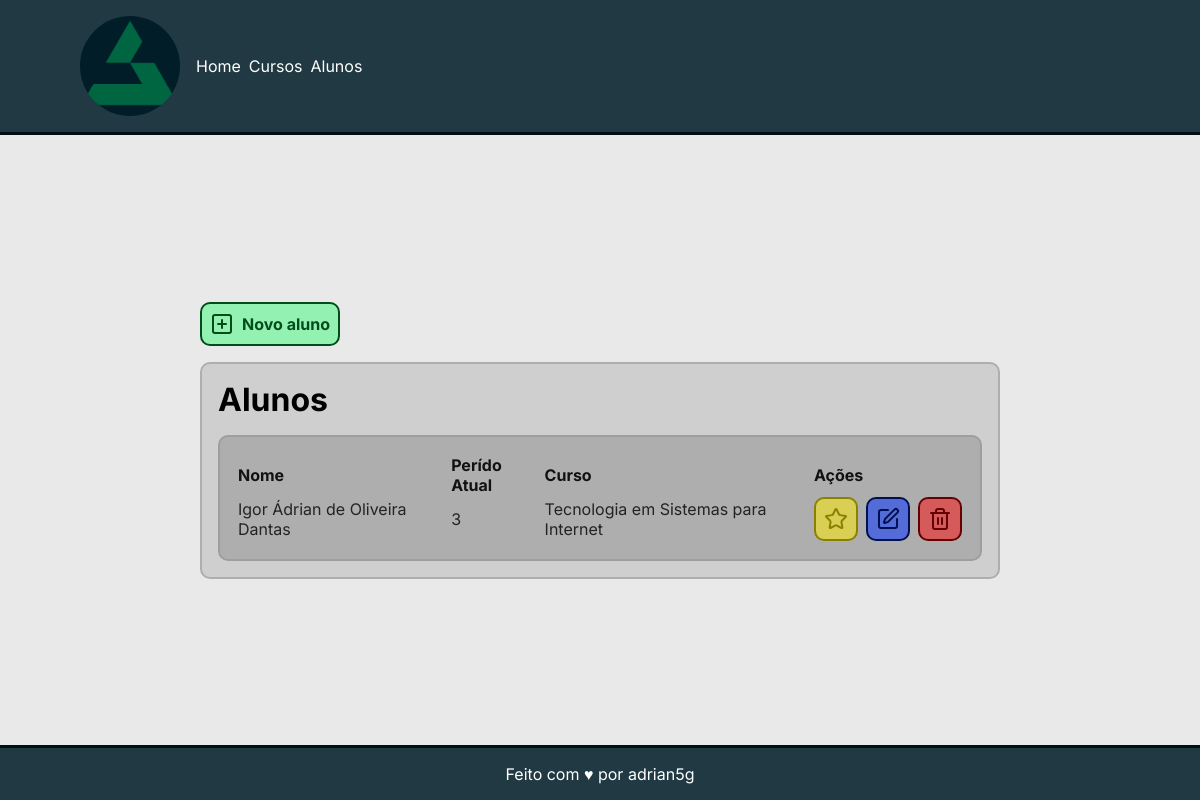
The page /listar_alunos/ on the database as committed earlier.
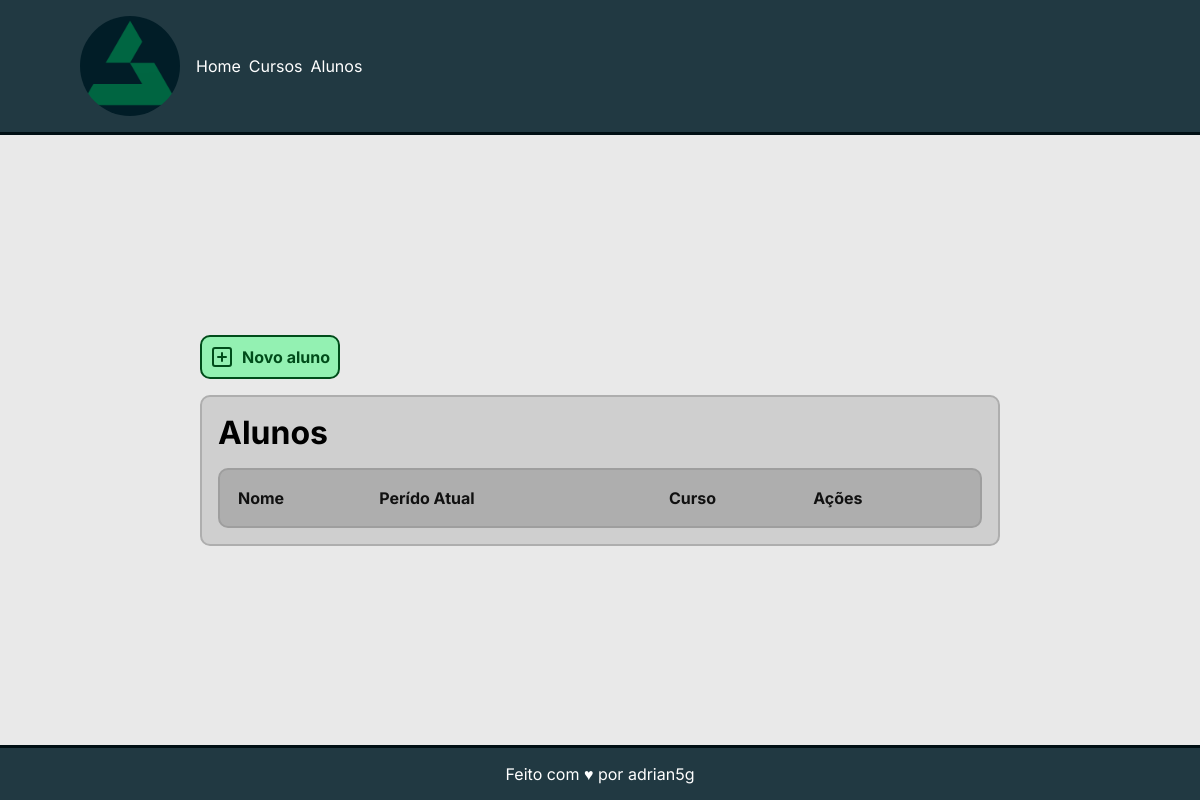
The same page on the database as committed later.
### core/models.py (models this page shows, shortened)
class Aluno(models.Model):
    nome = models.CharField('Nome', max_length=300)
    periodo_atual = models.IntegerField('Perído Atual')
    curso = models.ForeignKey(Curso, on_delete=models.CASCADE)

class Curso(models.Model):
    nome = models.CharField('Nome', max_length=300)
    vagas = models.IntegerField('Vagas')
    periodos = models.IntegerField('Perídos')
    def __str__(self):
        return self.nome

### core/views.py (the view)
# urls.py: path('listar_alunos/', listar_alunos, name='listar_alunos'),
def listar_alunos(request):
    alunos = Aluno.objects.all()
    context = {
        'alunos': alunos
    }
    return render(request, 'alunos/listar_alunos.html', context)

### core/templates/alunos/listar_alunos.html
{% extends 'base.html' %} {% block conteudo %}
<div class="container">
  <div class="botoes">
    <a class="btn" href="{% url 'cadastrar_aluno' %}">
      <i data-lucide="square-plus"></i>
      <p>Novo aluno</p>
    </a>
  </div>
  <div class="quadro">
    <h1>Alunos</h1>
    <table>
      <tr>
        <th>Nome</th>
        <th>Perído Atual</th>
        <th>Curso</th>
        <th>Ações</th>
      </tr>
      {% for aluno in alunos %}
      <tr>
        <td><p>{{aluno.nome}}</p></td>
        <td><p>{{aluno.periodo_atual}}</p></td>
        <td><p>{{aluno.curso}}</p></td>
        <td>
          <div>
            <a class="btn btn--yellow" href="{% url 'listar_notas' aluno.id aluno.periodo_atual %}">
              <i data-lucide="star"></i>
            </a>
            <a class="btn btn--blue" href="{% url 'editar_aluno' aluno.id %}">
              <i data-lucide="square-pen"></i>
            </a>
            <a class="btn btn--red" href="{% url 'remover_aluno' aluno.id %}">
              <i data-lucide="trash-2"></i>
            </a>
          </div>
        </td>
      </tr>
      {% endfor %}
    </table>
  </div>
</div>
{% endblock %}

Rows that differ between the two databases and show on the page:
removed Aluno: nome "Igor Ádrian de Oliveira Dantas", periodo_atual "3", curso "Tecnologia em Sistemas para Internet"
